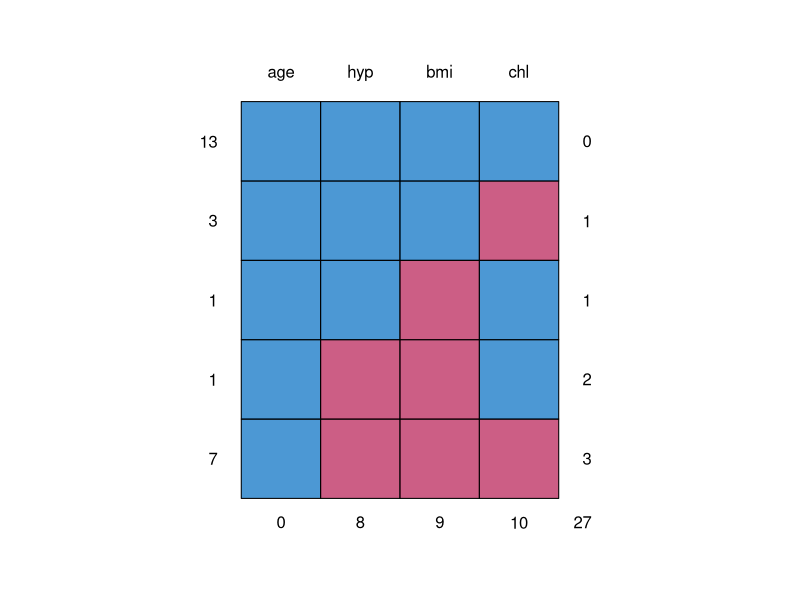
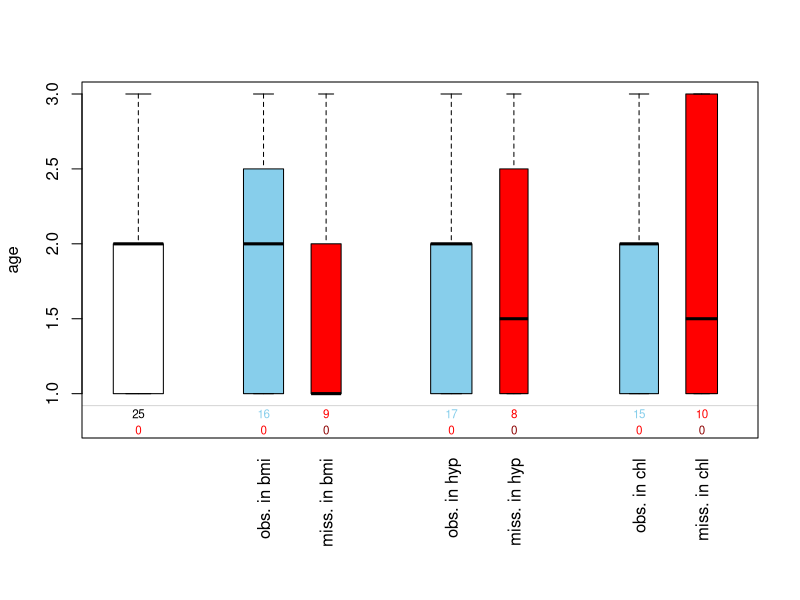
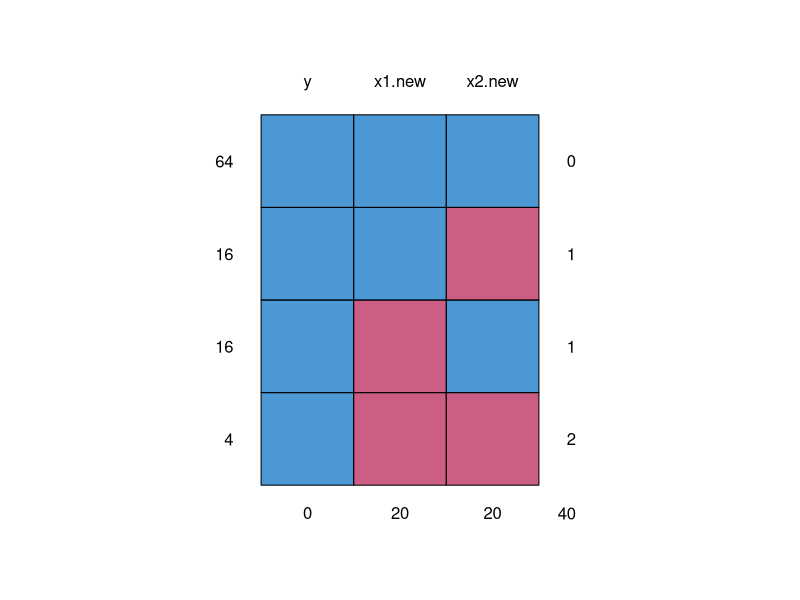

Write R code to recreate these figures, in order. (Note: this script raises an error after producing the figures.)
#goal: test mice
library(mice)
library(VIM)
head(nhanes)
md.pattern(nhanes)

p <- md.pairs(nhanes)
p
pbox(nhanes,pos=1,int=F,cex=0.7)

imp <- mice(nhanes)
imp$imp$chl
head(complete(imp))
head(complete(imp,2))
summary(lm(chl~age+hyp,data=nhanes))
confint(lm(chl~age+hyp,data=nhanes))
fit <- with(imp,lm(chl~age+hyp))
summary(pool(fit))





n <- 100
x1 <- rnorm(n)
x2 <- 0.5*x1+rnorm(n)
cor(x1,x2)
y <- 1*x1+0.5*x2+rnorm(n)
summary(lm(y~x1+x2))


idx1 <- sample(c(1:n),0.2*n)
idx2 <- sample(c(1:n),0.2*n)
x1.new <- x1
x1.new[idx1] <- NA
x2.new <- x2
x2.new[idx2] <- NA
data.new <- data.frame(y,x1.new,x2.new)

model2 <- lm(y~x1.new+x2.new)
summary(model2)
md.pattern(data.new)
md.pairs(data.new)

imp <- mice(data.new,m=10)
head(complete(imp))
fit <- with(imp,lm(y~x1.new+x2.new))
summary(pool(fit))


library(mice)
imp <- mice(airquality,method="mean",m=1,maxit=1)
fit <- lm(Ozone~Solar.R,data=airquality)
pred <- predict(fit,newdata=ic(airquality))


imp <- mice(airquality,seed=1,print=FALSE)
fit <- with(imp,lm(Ozone~Wind+Temp+Solar.R))
tab <- summary(pool(fit))
tab




logit_trans <- function(x){exp(x)/(1+exp(x))}




library(MASS)
n <- 1000
y <- mvrnorm(n,mu=c(0,0),Sigma= matrix(c(1,0.5,0.5,1),2,2))
y1 <- y[,1]
y2 <- y[,2]
alpha1 <- 0
alpha2 <- 1
alpha3 <- 0
p <- alpha1+logit_trans(y1)*alpha2+logit_trans(y2)*alpha3
r <- 1- rbinom(n,1,p)
y_new <- y1[r,]
